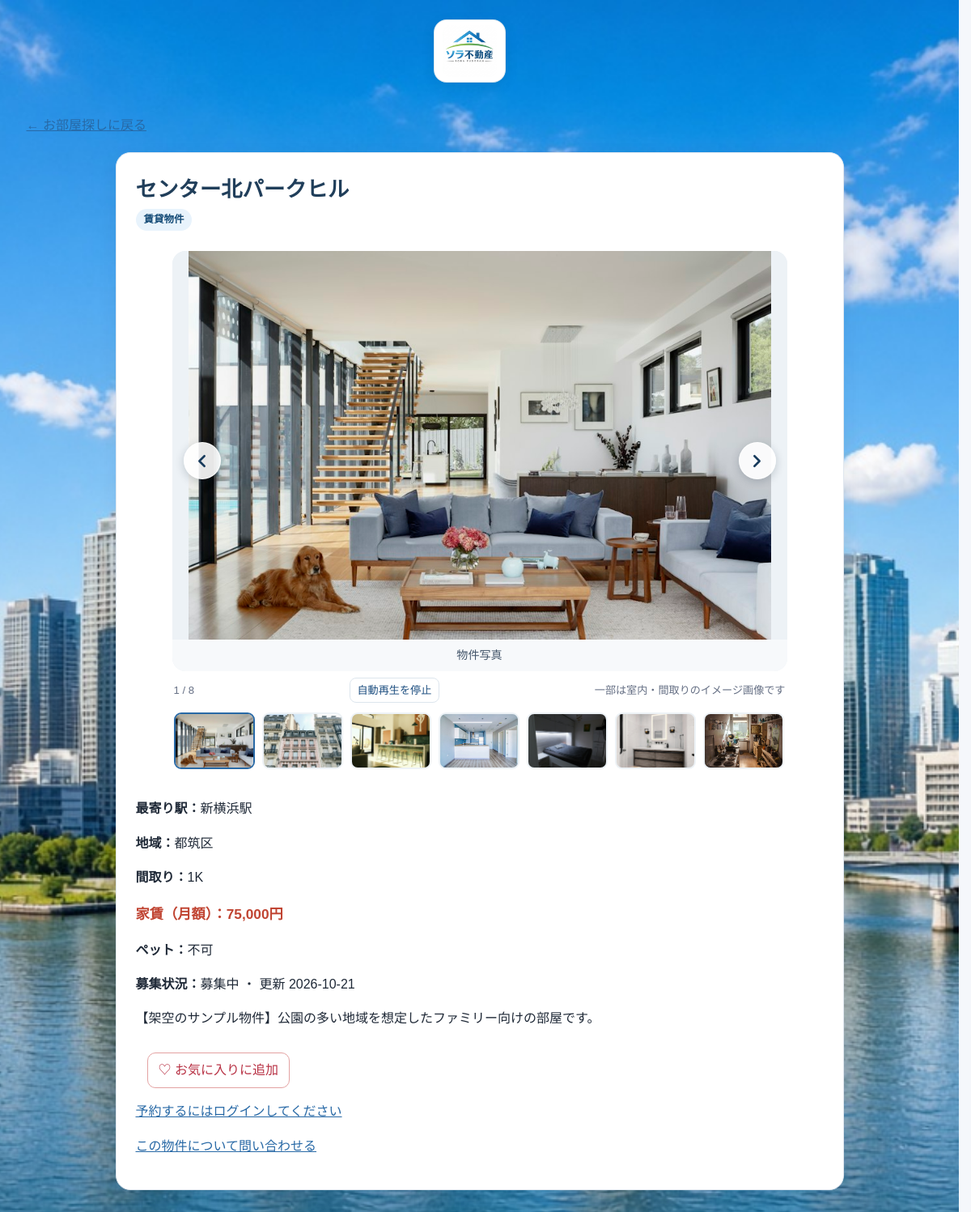
Page /property.php?id=49 on the committed database.
### tables this page shows
CREATE TABLE `properties` (
  `id` int(11) NOT NULL AUTO_INCREMENT,
  `name` varchar(100) NOT NULL,
  `station` varchar(50) DEFAULT NULL,
  `area` varchar(50) DEFAULT NULL,
  `school` varchar(50) DEFAULT NULL,
  `transaction_type` varchar(10) NOT NULL DEFAULT 'rent',
  `rent` int(11) DEFAULT NULL,
  `sale_price` bigint(20) DEFAULT NULL,
  `management_fee` int(11) DEFAULT NULL,
  `deposit_amount` int(11) DEFAULT NULL,
  `key_money_amount` int(11) DEFAULT NULL,
  `pet_allowed` tinyint(1) NOT NULL DEFAULT 0,
  `layout` varchar(20) NOT NULL DEFAULT '1K',
  `area_sqm` decimal(6,2) DEFAULT NULL,
  `floor_number` smallint DEFAULT NULL,
  `initial_cost` int(11) DEFAULT NULL,
  `status` varchar(20) NOT NULL DEFAULT 'available',
  `description` text DEFAULT NULL,
  `image` varchar(200) DEFAULT 'images/property1.jpg',
  `updated_at` timestamp NOT NULL DEFAULT current_timestamp() ON UPDATE current_timestamp(),
  PRIMARY KEY (`id`)
);

### db.php (called while the page is built, shortened)
<?php
function h($s) { return htmlspecialchars((string)$s, ENT_QUOTES, 'UTF-8'); }

### property.php (the view, shortened to what this page needs)
<?php
require 'db.php';
$id = filter_var(input_string($_GET['id'] ?? ''), FILTER_VALIDATE_INT);
$serviceAreas = ['鶴見区', '神奈川区', '西区', '中区', '南区', '港南区', '保土ケ谷区', '旭区', '磯子区', '金沢区', '港北区', '緑区', '青葉区', '都筑区', '戸塚区', '栄区', '泉区', '瀬谷区', '川崎区', '幸区', '中原区', '高津区', '宮前区', '多摩区', '麻生区', '横浜市', '川崎市'];
$stmt = $pdo->prepare('SELECT * FROM properties WHERE id = ? AND area IN (' . implode(',', array_fill(0, count($serviceAreas), '?')) . ')');
$stmt->execute(array_merge([$id], $serviceAreas));
$property = $stmt->fetch(PDO::FETCH_ASSOC);
$isCustomer = !empty($_SESSION['customer_id']);
$isFavorite = $isCustomer && in_array($id, customer_favorite_ids($pdo, (int)$_SESSION['customer_id']), true);
$myReservationStatus = '';
$favoriteCsrf = $isCustomer ? csrf_token() : '';
$imageStmt = $pdo->prepare('SELECT image_path FROM property_images WHERE property_id = ? ORDER BY sort_order ASC, id ASC');
$imageStmt->execute([$id]);
$additionalPropertyImages = $imageStmt->fetchAll(PDO::FETCH_COLUMN);
$mainImage = $property['image'] ?: 'images/property1.jpg';
$hasReferenceImages = !$additionalPropertyImages && !str_starts_with($mainImage, 'images/uploads/');
$galleryImages = [['src' => $mainImage, 'label' => '物件写真 1', 'alt' => $property['name'] . 'の物件写真']];
if ($hasReferenceImages) {
    $galleryImages = [
    ['src' => $mainImage, 'label' => '物件写真', 'alt' => $property['name']],
    ['src' => 'images/unsplash-exterior.jpg', 'label' => '外観の参考写真', 'alt' => '集合住宅の外観参考写真', 'credit' => 'Photo: Anthony DELANOIX / Unsplash', 'source_url' => 'https://unsplash.com/photos/apartment-building-JTcLVcE80B8'],
    ['src' => 'images/unsplash-living.jpg', 'label' => 'リビング・キッチンの参考写真', 'alt' => 'リビングとキッチンの参考写真', 'credit' => 'Photo: Danny Greenberg / Unsplash', 'source_url' => 'https://unsplash.com/photos/an-interior-shot-shows-a-modern-kitchen-and-living-room-QbdgGRQOHdM'],
    ['src' => 'images/unsplash-open-plan.jpg', 'label' => 'オープンキッチンの参考写真', 'alt' => '明るいオープンキッチンの参考写真', 'credit' => 'Photo: Louie A / Unsplash', 'source_url' => 'https://unsplash.com/photos/a-modern-kitchen-and-living-space-are-shown-e5yEXmGWjKo'],
    ['src' => 'images/unsplash-bedroom.jpg', 'label' => '寝室の参考写真', 'alt' => 'モダンな寝室の参考写真', 'credit' => 'Photo: Lukáš Parničan / Unsplash', 'source_url' => 'https://unsplash.com/photos/a-modern-bedroom-with-a-bed-and-built-in-lighting-LZ3IQuhGbQE'],
    ['src' => 'images/unsplash-bathroom.jpg', 'label' => '浴室の参考写真', 'alt' => 'モダンな浴室の参考写真', 'credit' => 'Photo: Billy Jo Catbagan / Unsplash', 'source_url' => 'https://unsplash.com/photos/a-bathroom-with-a-mirror-and-a-sink-o9tSmffkg7w'],
    ['src' => 'images/unsplash-kitchen.jpg', 'label' => 'キッチンの参考写真', 'alt' => 'キッチンの参考写真', 'credit' => 'Photo: Y K / Unsplash', 'source_url' => 'https://unsplash.com/photos/kitchen-interior-bn4Ve3NjQ8g'],
    ['src' => 'images/floor-plan-1k.svg', 'label' => '1K間取りイメージ（実際の間取りではありません）', 'alt' => '玄関、キッチン、浴室、居室を描いた1K間取りのイメージ'],
    ];
}
?>
<!DOCTYPE html>
<html lang="ja">
<head>
  <link rel="stylesheet" href="style.css?v=20261126-10">
</head>
<body>
<?php include ((basename(__DIR__) === 'admin' ? dirname(__DIR__) : __DIR__) . '/includes/site-brand.php'); ?>
<div class="page-shell">
  <p><a href="index.php">← お部屋探しに戻る</a></p>
  <article class="search-section">
    <h2><?= h($property['name']) ?></h2>
    <p class="transaction-badge"><?= $property['transaction_type'] === 'sale' ? '売買物件' : '賃貸物件' ?></p>
    <section class="property-gallery" aria-label="物件写真">
      <div class="gallery-stage">
        <div class="gallery-track" data-gallery-track>
          <?php foreach ($galleryImages as $index => $image): ?>
            <figure class="gallery-slide<?= $index === 0 ? ' is-active' : '' ?>" data-gallery-slide="<?= $index ?>" aria-hidden="<?= $index === 0 ? 'false' : 'true' ?>">
              <img src="<?= h($image['src']) ?>" alt="<?= h($image['alt']) ?>" <?= $index === 0 ? 'fetchpriority="high"' : 'loading="lazy"' ?>>
              <figcaption><?= h($image['label']) ?><?php if (!empty($image['credit'])): ?> <a href="<?= h($image['source_url']) ?>" target="_blank" rel="noopener noreferrer"><?= h($image['credit']) ?></a><?php endif; ?></figcaption>
            </figure>
          <?php endforeach; ?>
        </div>
        <?php if (count($galleryImages) > 1): ?>
          <button class="gallery-arrow gallery-prev" type="button" aria-label="前の写真へ"><svg viewBox="0 0 24 24" aria-hidden="true"><path d="m15 18-6-6 6-6"/></svg></button>
          <button class="gallery-arrow gallery-next" type="button" aria-label="次の写真へ"><svg viewBox="0 0 24 24" aria-hidden="true"><path d="m9 18 6-6-6-6"/></svg></button>
        <?php endif; ?>
      </div>
      <div class="gallery-meta"><span data-gallery-count aria-live="polite">1 / <?= count($galleryImages) ?></span><?php if (count($galleryImages) > 1): ?><button class="gallery-toggle" type="button" data-gallery-toggle aria-pressed="false">自動再生を停止</button><?php endif; ?><?php if ($hasReferenceImages): ?><span>一部は室内・間取りのイメージ画像です</span><?php endif; ?></div>
      <div class="gallery-thumbnails" aria-label="写真を選択">
        <?php foreach ($galleryImages as $index => $image): ?>
          <button class="gallery-thumb<?= $index === 0 ? ' is-active' : '' ?>" type="button" data-gallery-thumb="<?= $index ?>" aria-label="<?= h($image['label']) ?>" aria-current="<?= $index === 0 ? 'true' : 'false' ?>">
            <img src="<?= h($image['src']) ?>" alt="" loading="lazy">
          </button>
        <?php endforeach; ?>
      </div>
    </section>
    <?php if ($property['station']): ?><p><strong>最寄り駅：</strong><?= h($property['station']) ?></p><?php endif; ?>
    <?php if ($property['area']): ?><p><strong>地域：</strong><?= h($property['area']) ?></p><?php endif; ?>
    <p><strong>間取り：</strong><?= h($property['layout']) ?></p>
    <?php if ($property['transaction_type'] === 'rent'): ?>
      <p class="price"><strong>家賃（月額）：</strong><?= number_format((int)$property['rent']) ?>円</p>
    <?php else: ?>
      <p class="price"><strong>販売価格：</strong><?= number_format((int)$property['sale_price']) ?>円</p>
      <?php if ($property['initial_cost'] !== null): ?><p><strong>諸費用の目安：</strong><?= number_format((int)$property['initial_cost']) ?>円</p><?php endif; ?>
    <?php endif; ?>
    <p><strong>ペット：</strong><?= (int)$property['pet_allowed'] === 1 ? '相談可' : '不可' ?></p>
    <p><strong>募集状況：</strong><?= $myReservationStatus === 'pending' ? '申込確認中' : ($myReservationStatus === 'active' ? '申込承認済み' : (['available'=>'募集中','reserved'=>'申込あり','rented'=>'契約済み'][$property['status']] ?? '募集中')) ?> ・ 更新 <?= h(substr((string)$property['updated_at'],0,10)) ?></p>
    <?php if (trim((string)$property['description']) !== ''): ?>
      <p><?= nl2br(h($property['description'])) ?></p>
    <?php endif; ?>
    <p><button type="button" class="fav-button" data-id="<?= (int)$property['id'] ?>" data-authenticated="<?= $isCustomer ? '1' : '0' ?>" data-favorite="<?= $isFavorite ? '1' : '0' ?>" data-csrf="<?= h($favoriteCsrf) ?>"></button></p>
    <?php if ($property['status'] === 'available'): ?>
  <?php if ($isCustomer): ?>
    <p>申込後、管理者が内容を確認します。承認後に担当者からご連絡します。</p>
    <form method="POST" action="reverve.php">
      <input type="hidden" name="csrf" value="<?= h($favoriteCsrf) ?>">
      <input type="hidden" name="property_id" value="<?= (int)$property['id'] ?>">
      <input type="hidden" name="action" value="reserve">
      <button type="submit" class="contact-link">この物件に申し込む</button>
    </form>
  <?php else: ?>
    <p><a href="member-login.php">予約するにはログインしてください</a></p>
  <?php endif; ?>
  <p><a href="contact.php?property_id=<?= (int)$property['id'] ?>">この物件について問い合わせる</a></p>
<?php elseif ($property['status'] === 'rented'): ?>
  <p>こちらの物件は契約済みです。</p>
<?php else: ?>
  <p>こちらの物件は現在お申込みを受け付けておりません。</p>
<?php endif; ?>
  </article>
</div>
</body>
</html>

### style.css (style rules this page uses)
:root { color-scheme: light; --ink: #1f2937; --muted: #667085; --brand: #2869a6; --brand-dark: #1e4f80; --line: #dce5ed; --surface: #fff; --soft: #f4f8fb; --shadow: 0 12px 34px rgba(24, 49, 75, .10); }
* { box-sizing: border-box; }
html { scroll-behavior: smooth; scrollbar-gutter: stable; }
body { margin: 0; min-height: 100vh; color: var(--ink); background-color: #f5f7fb; background-image: url("images/getu2 (1).jpg"); background-repeat: no-repeat; background-size: cover; background-position: center top; background-attachment: fixed; font-family: "Noto Sans JP", "Yu Gothic", "Meiryo", sans-serif; line-height: 1.65; }
button, input, select, textarea { font: inherit; }
button, a, select { -webkit-tap-highlight-color: transparent; }
a { color: var(--brand); }
.page-shell { width: min(1120px, calc(100% - 40px)); margin: 0 auto; padding: 24px 0 40px; }
.section-heading h2, .search-section h2 { margin: 0; color: #203e5a; font-size: clamp(1.25rem, 3vw, 1.65rem); }
.search-section { width: min(900px, 100%); margin: 20px auto 0; padding: 24px; border: 1px solid #e0e7ef; border-radius: 18px; background: var(--surface); box-shadow: 0 8px 24px rgba(24,49,75,.07); }
.property-gallery { width: min(760px, 100%); margin: 18px auto 26px; }
.gallery-stage { position: relative; overflow: hidden; min-height: 240px; border-radius: 16px; background: #edf2f6; }
.gallery-track { display: flex; width: 100%; transition: transform .45s cubic-bezier(.22,.7,.2,1); }
.gallery-slide { display: grid; flex: 0 0 100%; grid-template-rows: minmax(240px, 480px) auto; min-width: 0; margin: 0; }
.gallery-slide img { display: block; width: 100%; height: 100%; max-height: 480px; object-fit: contain; background: #edf2f6; }
.gallery-slide figcaption { padding: 8px 14px; color: #44566a; font-size: .88rem; text-align: center; background: #f7f9fb; }
.gallery-arrow { position: absolute; top: 50%; display: grid; width: 46px; height: 46px; place-items: center; transform: translateY(-50%); border: 1px solid rgba(255,255,255,.8); border-radius: 50%; color: #183b5c; background: rgba(255,255,255,.9); box-shadow: 0 3px 12px rgba(10,30,50,.2); cursor: pointer; }
.gallery-arrow svg { display: block; width: 25px; height: 25px; fill: none; stroke: currentColor; stroke-width: 2.5; stroke-linecap: round; stroke-linejoin: round; }
.gallery-prev { left: 14px; }
.gallery-next { right: 14px; }
.gallery-meta { display: flex; align-items: center; justify-content: space-between; flex-wrap: wrap; gap: 8px 12px; margin: 8px 2px; color: var(--muted); font-size: .82rem; }
.gallery-toggle { padding: 4px 9px; border: 1px solid var(--line); border-radius: 8px; color: var(--brand-dark); background: #fff; font-size: .82rem; cursor: pointer; }
.gallery-thumbnails { display: flex; gap: 9px; overflow-x: auto; padding: 4px 2px 10px; }
.gallery-thumb { flex: 0 0 100px; overflow: hidden; height: 70px; padding: 0; border: 2px solid transparent; border-radius: 9px; background: #edf2f6; cursor: pointer; }
.gallery-thumb.is-active { border-color: var(--brand); }
.gallery-thumb img { display: block; width: 100%; height: 100%; object-fit: cover; }
.price { color: #c04432 !important; font-size: 1.08rem !important; font-weight: 800; }
.transaction-badge { display: inline-block; width: fit-content; margin: 0 0 7px; padding: 3px 10px; border-radius: 999px; color: #174d78; background: #e8f3fc; font-size: .78rem; font-weight: 800; }
.fav-button { margin: 12px 14px 0; padding: 8px 13px; border: 1px solid #e3a2a2; border-radius: 10px; color: #b83245; background: #fff; cursor: pointer; }

### rows in the picture
properties: name "センター北パークヒル", image (picture), label "物件写真", count($galleryImages) "8", station "新横浜駅", area "都筑区", layout "1K", rent "75,000", status "募集中", updated_at "2026-10-21", description "【架空のサンプル物件】公園の多い地域を想定したファミリー向けの部屋です。"
